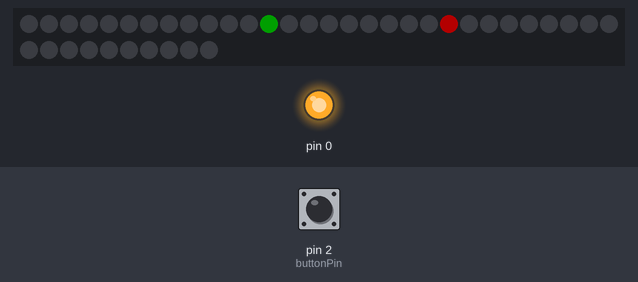
Recording of a sketch running on a simulated Arduino Uno, built with avr-gcc and run on an emulated ATmega328P. Parts: 40 RGB LEDs in strip order, left to right, continuing on the next row, output pins drawn as LEDs (lit = HIGH). The test bench sets the inputs (shaded band); at power-on: pin 2 (buttonPin) LOW. Dim RGB values are drawn brighter than linear.

Above: at 1.27 s.
1.3 s: pin 2 (buttonPin) pulled HIGH for 0.15 s
At 2.7 s:
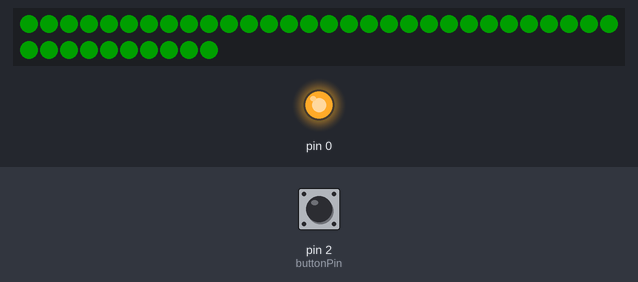
4.4 s: pin 2 (buttonPin) pulled HIGH for 1 s
At 5.9 s:
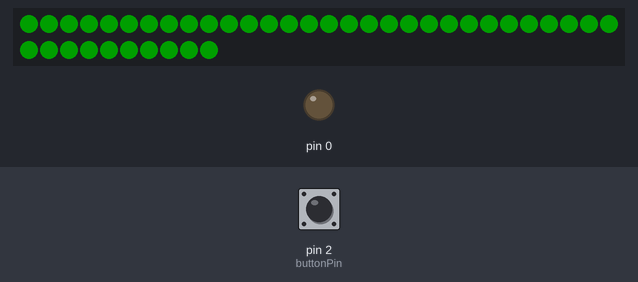
7.5 s: pin 2 (buttonPin) pulled HIGH for 3.2 s
At 9.2 s:
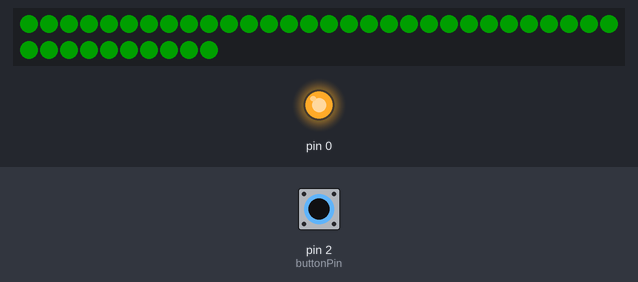
11.3 s: pin 2 (buttonPin) pulled HIGH for 0.15 s
At 14.4 s:
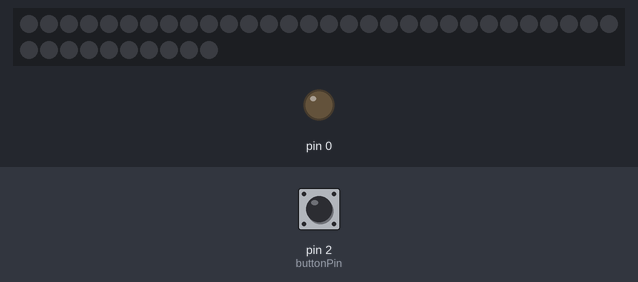
Timing chart, 0 to 18.4 s (numbered marks = the images above; inputs shaded):
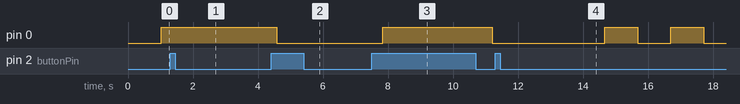

The sketch:

Arcade_Game.ino
```cpp
//Cyclone Game   https://www.instructables.com/Cyclone-LED-Arcade-Game/
#include "FastLED.h"
//up to 50
#define NUM_LEDS 40      //Set the number of leds to be used
#define CENTER_LED 21    //Specify the center Led
#define DATA_PIN 1       //Data pin to the mcu
#define LED_TYPE WS2811
#define COLOR_ORDER RGB
//range 0-64
#define BRIGHTNESS 60    //Brightness level

//Definition of difficulty levels
#define EASY 1
#define MEDIUM 2
#define HARD 3
#define ON_SPEED 4
#define SONIC_SPEED 5
#define ROCKET_SPEED 6
#define LIGHT_SPEED 7
#define MISSION_IMPOSSIBLE 8

int difficulty = 1;       //Starting difficulty
CRGB leds[NUM_LEDS];      // Define the array of leds
bool wonThisRound = false;    // Did player win this round? This tag is used for difficulty parameters.
int LEDaddress = 0;        // Starting location of the cycling light
bool Playing = true;      // Is game running?
bool CycleEnded = true;   // Is this the first win?
const int buttonPin = 2;  // Button pin
int buttonState = 0;

// Initialize the led library and arduino functions


//////
int ledState = LOW;
unsigned long previousMillis = 0;
const long interval = 1000;
/////
void setup()
{
  FastLED.addLeds<NEOPIXEL, DATA_PIN> (leds, NUM_LEDS);
  FastLED.setBrightness(BRIGHTNESS);
  pinMode(buttonPin, INPUT);
  pinMode(0, OUTPUT);
  // Serial.begin(9600);
}

// The meat and potatoes
//Two Modes - Playing and End Game
void loop()
{
  //END GAME
  buttonState = digitalRead(buttonPin);
  if (buttonState == HIGH)
  {
    Playing = false; //User has pressed the button, and the LED has stopped on the winning address.
    for (int i = 0; i < NUM_LEDS; i++)
    {
      leds [i] = CRGB::Black;
    }
    leds[CENTER_LED] = CRGB::Red;
    leds[LEDaddress] = CRGB::Green;
    FastLED.show();
    if (CycleEnded = true)
    {
      int diff = abs(CENTER_LED - LEDaddress); //Finds distance between the lit led and the center led
      if (diff == 0)
      {
        wonThisRound = true; //Player sucessfully beat the level
        if (difficulty != MISSION_IMPOSSIBLE)
        {
          for (int i = 0; i < 2; i++)
          {
            cylon();
          }
        }
        if (difficulty == MISSION_IMPOSSIBLE)
        {
          for (int i = 0; i < 8; i++)
          {
            cylon();
          }
          difficulty = 0;
        }
        increaseDifficulty();
        wonThisRound = false;
      }
      else
      {
        delay(1000);
        for (int i = 0; i < 2; i++)
        {
          flash();
        }
      }
      CycleEnded = false;
    }
    LEDaddress = 0;
    delay(250);
    buttonState = digitalRead(buttonPin);
    if (buttonState == LOW)
    {
      Playing = true;
    }
  }

  //PLAYING
  if (Playing)
  {
    for (int i = 0; i < NUM_LEDS; i++)
    {
      leds[i] = CRGB::Black; //Turns off all the leds
    }
    leds[CENTER_LED] = CRGB::Red; //Sets center led color to green
    leds[LEDaddress] = CRGB::Green; //Sets cyling led color to red
    FastLED.show(); //Initializes light cycle
    LEDaddress++; //Sets light cycle to one led at a time
    if (LEDaddress == NUM_LEDS)
    {
      LEDaddress = 0;
    }
    delay(getTime(difficulty));
    buttonState = digitalRead(buttonPin);
    if (buttonState == HIGH)
    {
      Playing = false;
      CycleEnded = true;
    }
  }
  //////////////
  unsigned long currentMillis = millis();
  if (currentMillis - previousMillis >= interval) {
    previousMillis = currentMillis;
    if (ledState == LOW) {
      ledState = HIGH;
    } else {
      ledState = LOW;
    }
    digitalWrite(0, ledState);
  }
  //////////
}

//Level Parameters
int getTime(int diff) // Returns time delay for led movement base on difficulty
{
  int timeValue = 0;
  switch (diff)
  {
    case EASY:
      timeValue = 100;
      break;
    case MEDIUM:
      timeValue = 80;
      break;
    case HARD:
      timeValue = 60;
      break;
    case ON_SPEED:
      timeValue = 40;
      break;
    case SONIC_SPEED:
      timeValue = 30;
      break;
    case ROCKET_SPEED:
      timeValue = 20;
      break;
    case LIGHT_SPEED:
      timeValue = 13;
      break;
    case MISSION_IMPOSSIBLE:
      timeValue = 7;
  }
  return timeValue;// Return the delay amount
}

//Winning difficulty increase parameters
void increaseDifficulty()
{
  if (difficulty != MISSION_IMPOSSIBLE && wonThisRound)
  {
    difficulty++;
  }
}

//Lost LED Show
void flash()
{
  fill_solid(leds, NUM_LEDS, CRGB::Green);
  FastLED.show();
  delay(500);
  fill_solid(leds, NUM_LEDS, CRGB::Black);
  FastLED.show();
  delay(500);
}

//Won LED Show
void fadeall()
{
  for (int i = 0; i < NUM_LEDS; i++) {
    leds[i].nscale8(250);
  }
}

void cylon()
{
  static uint8_t hue = 0;
  //  Serial.print("x");
  // First slide the led in one direction
  for (int i = 0; i < NUM_LEDS; i++) {
    // Set the i'th led to red
    leds[i] = CHSV(hue++, 255, 255);
    // Show the leds
    FastLED.show();
    // now that we've shown the leds, reset the i'th led to black
    // leds[i] = CRGB::Black;
    fadeall();
    // Wait a little bit before we loop around and do it again
    delay(10);
  }
  // Serial.print("x");

  // Now go in the other direction.
  for (int i = (NUM_LEDS) - 1; i >= 0; i--) {
    // Set the i'th led to red
    leds[i] = CHSV(hue++, 255, 255);
    // Show the leds
    FastLED.show();
    // now that we've shown the leds, reset the i'th led to black
    // leds[i] = CRGB::Black;
    fadeall();
    // Wait a little bit before we loop around and do it again
    delay(10);
  }
}
```

Measured:
- after the input at 1.3 s, pin 0: stays HIGH (without the input it goes to LOW after 0.74 s)
- what the display in image 1 shows lasts 0.5 s, from 2.3 s to 2.8 s
